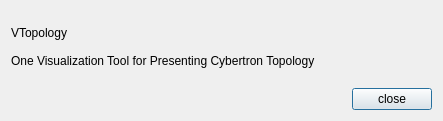
<?xml version="1.0" encoding="UTF-8"?>
<ui version="4.0">
 <class>AboutDialog</class>
 <widget class="QDialog" name="AboutDialog">
  <property name="windowModality">
   <enum>Qt::ApplicationModal</enum>
  </property>
  <property name="geometry">
   <rect>
    <x>0</x>
    <y>0</y>
    <width>443</width>
    <height>121</height>
   </rect>
  </property>
  <property name="windowTitle">
   <string>Dialog</string>
  </property>
  <layout class="QVBoxLayout" name="verticalLayout">
   <item>
    <widget class="QLabel" name="infoLabel">
     <property name="text">
      <string>VTopology

One Visualization Tool for Presenting Cybertron Topology</string>
     </property>
    </widget>
   </item>
   <item>
    <layout class="QHBoxLayout" name="horizontalLayout">
     <item>
      <spacer name="horizontalSpacer">
       <property name="orientation">
        <enum>Qt::Horizontal</enum>
       </property>
       <property name="sizeHint" stdset="0">
        <size>
         <width>40</width>
         <height>20</height>
        </size>
       </property>
      </spacer>
     </item>
     <item>
      <widget class="QPushButton" name="closePushButton">
       <property name="text">
        <string>close</string>
       </property>
      </widget>
     </item>
    </layout>
   </item>
  </layout>
 </widget>
 <resources/>
 <connections>
  <connection>
   <sender>closePushButton</sender>
   <signal>clicked()</signal>
   <receiver>AboutDialog</receiver>
   <slot>close()</slot>
   <hints>
    <hint type="sourcelabel">
     <x>416</x>
     <y>232</y>
    </hint>
    <hint type="destinationlabel">
     <x>456</x>
     <y>250</y>
    </hint>
   </hints>
  </connection>
 </connections>
</ui>
